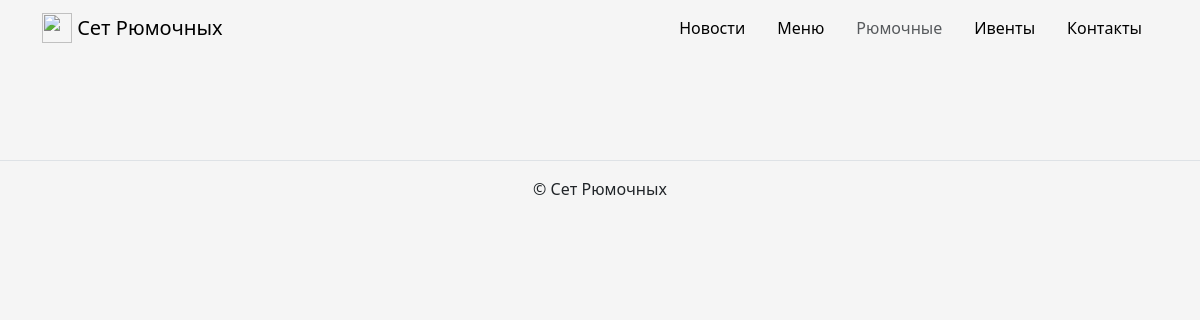
Before: /bars/ with the older database file.
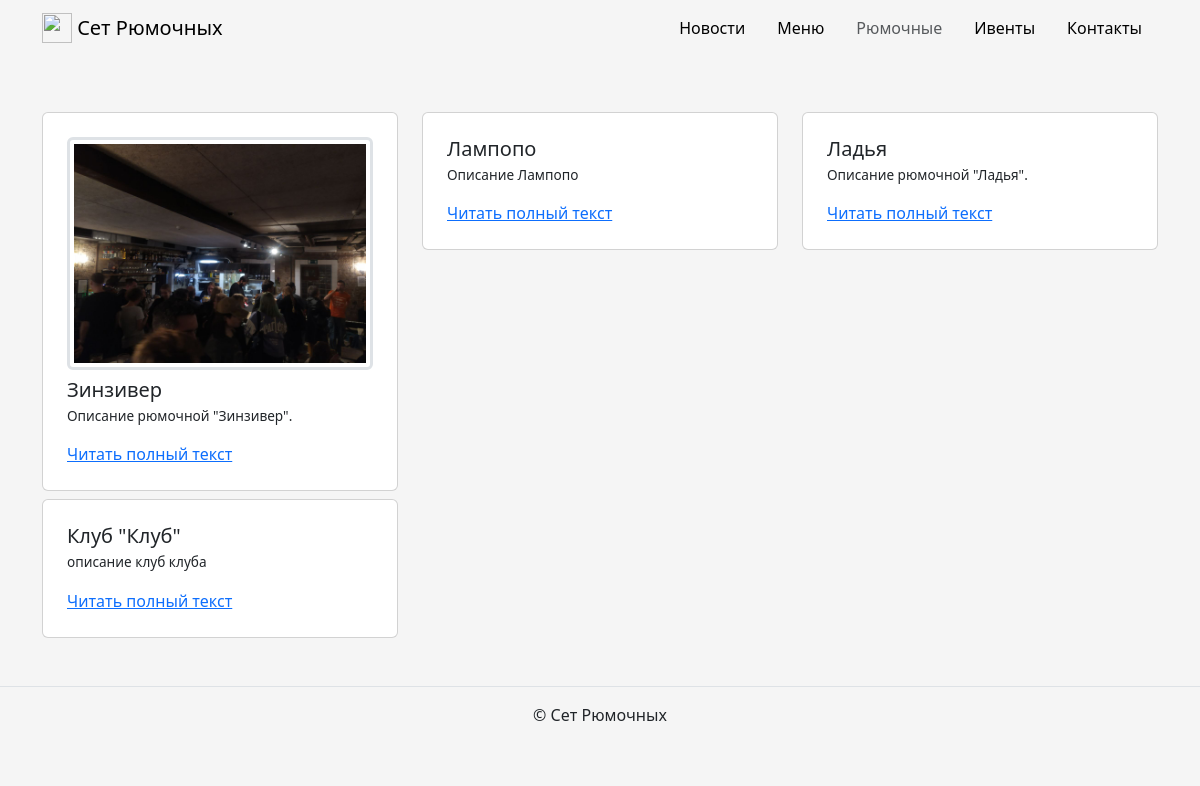
After: the same page with the newer database file.
### app_setofshots/models.py (models this page shows, shortened)
class Bar(Model):
    title = CharField(max_length=32, verbose_name='Бар')
    slug = SlugField(
        max_length=32, unique=True, verbose_name='Ссылка',
        help_text='Можно оставить пустым', blank=True,
    )
    description = TextField(max_length=1024, verbose_name='Описание')
    address = CharField(max_length=128, verbose_name='Адрес')
    work_time = TextField(
        max_length=1024, verbose_name='Часы работы', null=True
    )
    opening_year = IntegerField(verbose_name='Год открытия')
    image = ImageField(
        upload_to='bars_images',
        verbose_name='Фото',
        blank=True
    )
    is_published = BooleanField(
        verbose_name='Опубликовано', blank=True, default=False
    )
    class Meta:
        verbose_name = 'бар'
        verbose_name_plural = 'Бары'

### app_setofshots/views.py (the view)
# urls.py: path('bars/', bars, name='bars'),
def bars(request):
    template = 'app_setofshots/bars.html'
    _bars = Bar.objects.filter(is_published=True)
    page_object = paginator(_bars, request.GET.get('page'))
    context = {'page_obj': page_object}
    return render(request, template, context)

### app_setofshots/views.py (called while the page is built)
def paginator(object_list, page):
    _paginator = Paginator(
        object_list,
        settings.REST_FRAMEWORK['PAGE_SIZE']
    )
    return _paginator.get_page(page)

### templates/app_setofshots/bars.html (shortened to what this page needs)
{% extends "base.html" %}
{% load static %}
{% block content %}
  <div id="dishes-container" class="row">
    {% for bar in page_obj %}
      <article class="col-md-4">
        {% include "includes/bar_card.html" %}
      </article>
      {% if forloop.counter|divisibleby:3 and not forloop.last %}
        </div><div class="row">
      {% endif %}
    {% endfor %}
  </div>
{% endblock %}

### templates/includes/bar_card.html (shortened to what this page needs)
<div class="col d-flex justify-content-center">
  <div class="card" style="width: 40rem;">
    <div class="card-body">
      {% if bar.image %}
        <a href="{% url 'app_setofshots:bar' bar.slug %}">
          <img
            class="border-3 rounded img-fluid img-thumbnail mb-2 mx-auto d-block"
            src="{{ bar.image.url }}"
          >
        </a>
      {% endif %}
      <h5 class="card-title">{{ bar.title }}</h5>
      <p class="card-text">{{ bar.description|truncatewords:30|safe }}</p>
      <a href="{% url 'app_setofshots:bar' bar.slug %}" class="card-link">Читать полный текст</a>
    </div>
  </div>
</div>

Changed rows visible on the page:
now on this page (row edited): Bar: image (picture), title "Зинзивер", description "Описание рюмочной \"Зинзивер\"."
added Bar: title "Лампопо", description "Описание Лампопо"
added Bar: title "Ладья", description "Описание рюмочной \"Ладья\"."
added Bar: title "Клуб \"Клуб\"", description "описание клуб клуба"
